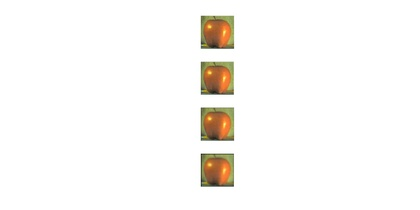
%> input picture 1ag1.jpg, 420 x 210 px, shrunk from 1920 x 961 before the run
$ octave --eval "result = gh('1ag1.jpg');"   (GNU Octave 9; MATLAB toolbox functions it lacks are replaced by stand-ins)
%> lines starting %> are read from the running program, lines starting %| are printed output that depends on the picture
function res=gh(inp)
%> called with inp = '1ag1.jpg'
    inp=fftshift(fft2(rgb2gray(imread(inp))));
    [a,b]=size(inp);
%> a = 210; b = 420
    m=zeros(a,b);
    c=5;
    for i=1:a
        for j=1:b
            d=(i-a/2)^2+(j-b/2)^2;
            m(i,j)=1-exp(-d^2/(2*c^2));
        end
    end
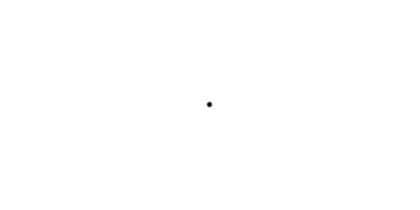
%> m: size 210x420 double; min 0, max 1, mean 1
    res=m.*inp;
    res=uint8(abs(ifft2(ifftshift(res))));
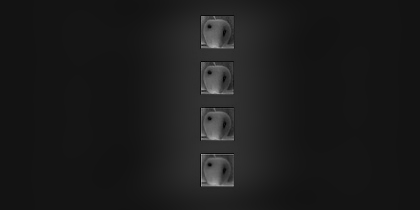
%> res: size 210x420 uint8; min 1, max 174, mean 27.6
    imshow(res);
end

$ run again, on 1b1.jpg
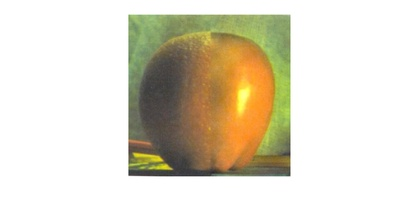
%> input picture 1b1.jpg, 420 x 210 px, shrunk from 1920 x 961 before the run
%> in gh, `res=uint8(abs(ifft2(ifftshift(res))));`:
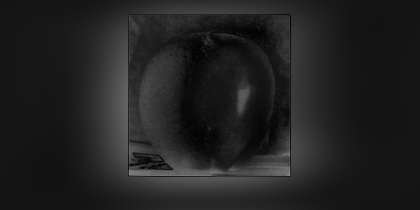
%> res: size 210x420 uint8; min 0, max 136, mean 33.4
